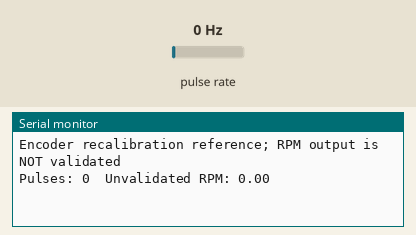
Recording of a sketch running on a simulated Arduino Uno, built with avr-gcc and run on an emulated ATmega328P. On the bench: the last lines printed to the serial monitor. Wiring (inferred from the names in the program): pulse sensor: data pin 2. Inputs (shaded band) come from the test bench; at power-on: pulse rate 0 Hz.

Above: at 1.2 s.
1.3 s: pulse rate (sensor on pin 2) set to 4 Hz
At 2.6 s:
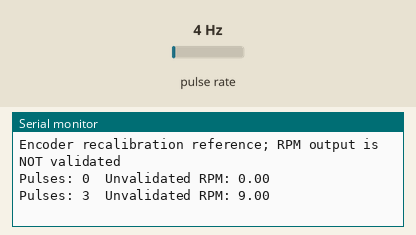
2.8 s: pulse rate (sensor on pin 2) set to 50 Hz
At 3.5 s:
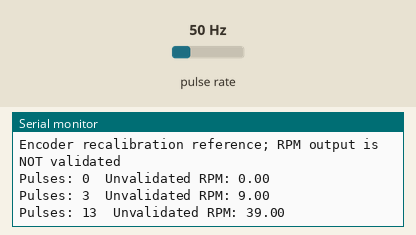
Timing chart, 0 to 5.8 s (numbered marks = the images above; inputs shaded):
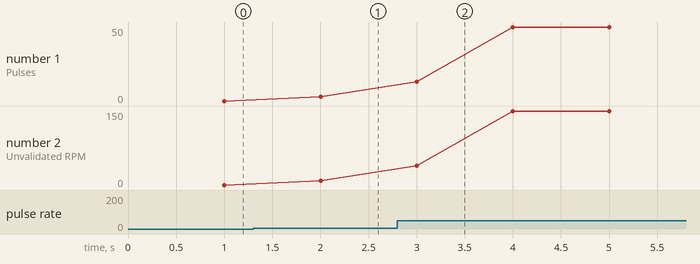

The sketch:

encoder_test_reconstructed.ino
```cpp
/*

- RECONSTRUCTED REFERENCE FIRMWARE
-
- Based on the hardware configuration and successful physical
- test documented in DEVELOPMENT_LOG.md.
-
- This is NOT claimed to be the exact historical source file
- used during the original test.
  */

const uint8_t ENCODER_PIN = 2;
const uint16_t DISK_SLOTS = 20;
const uint32_t SAMPLE_INTERVAL_MS = 1000;

// Assumption for recalibration: one RISING interrupt per slot.
// Confirm the real pulses per revolution and interrupt edge before trusting RPM.
const uint16_t ASSUMED_PULSES_PER_REVOLUTION = DISK_SLOTS;

volatile uint32_t pulseCount = 0;
uint32_t previousSampleMs = 0;

void countEncoderPulse() {
  pulseCount++;
}

void setup() {
  Serial.begin(9600);
  pinMode(ENCODER_PIN, INPUT_PULLUP);
  attachInterrupt(digitalPinToInterrupt(ENCODER_PIN), countEncoderPulse, RISING);
  previousSampleMs = millis();
  Serial.println(F("Encoder recalibration reference; RPM output is NOT validated"));
}

void loop() {
  const uint32_t now = millis();
  const uint32_t elapsedMs = now - previousSampleMs;
  if (elapsedMs < SAMPLE_INTERVAL_MS) return;

  noInterrupts();
  const uint32_t pulses = pulseCount;
  pulseCount = 0;
  interrupts();

  const float revolutions = (float)pulses / ASSUMED_PULSES_PER_REVOLUTION;
  const float rpm = revolutions * (60000.0f / elapsedMs);

  Serial.print(F("Pulses: "));
  Serial.print(pulses);
  Serial.print(F("  Unvalidated RPM: "));
  Serial.println(rpm, 2);
  previousSampleMs = now;
}
```

Measured:
- after the input at 1.3 s, the serial monitor: prints a new line after 0.70 s (image 1)
- after the input at 2.8 s, the serial monitor: prints a new line after 0.20 s (image 2)
- plotted number 1: 0 → 3 after the input at 1.3 s, 3 → 50 after the input at 2.8 s
- plotted number 2: 0 → 9 after the input at 1.3 s, 9 → 150 after the input at 2.8 s
